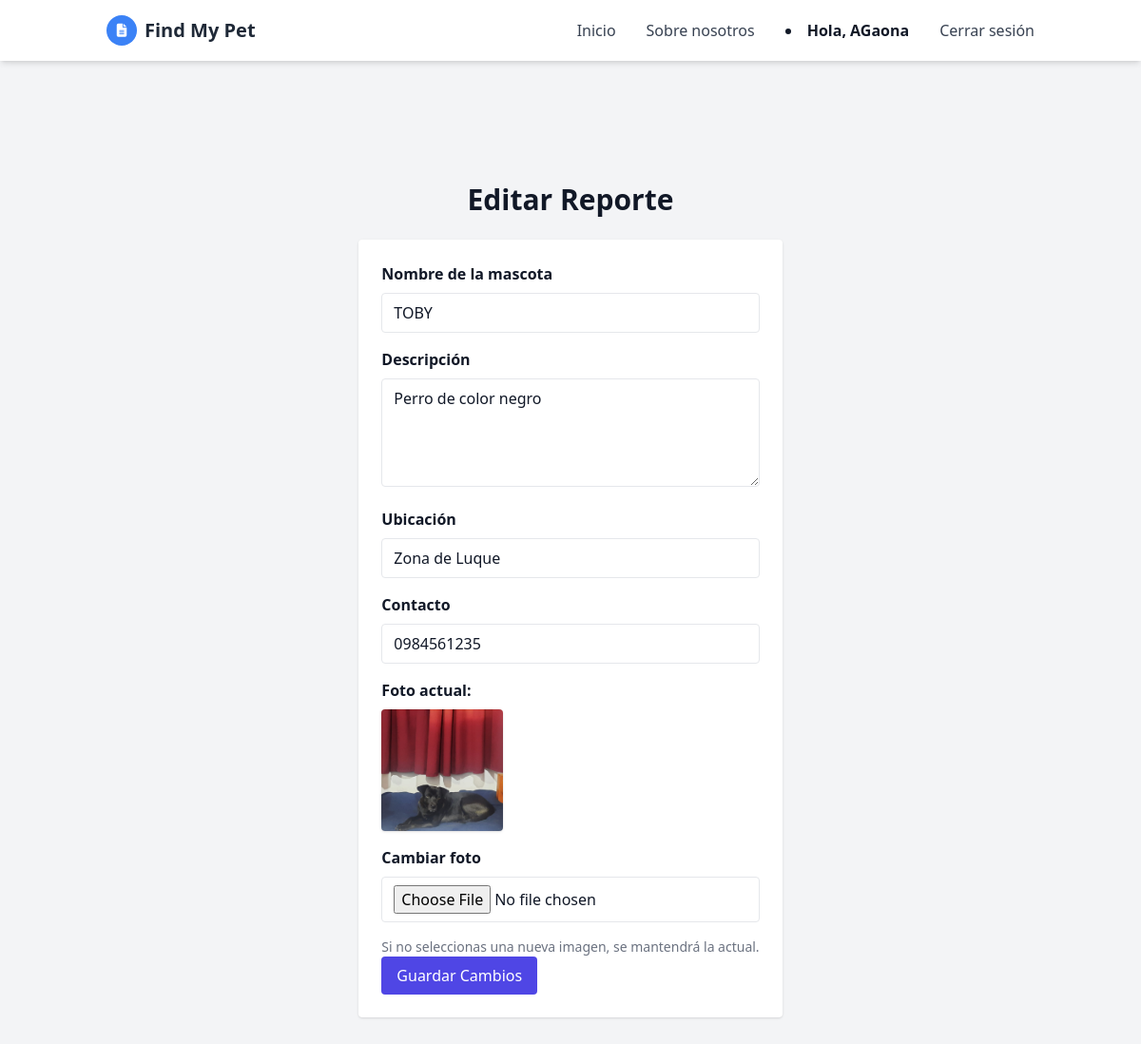
The page /editar/8 (signed in) on the database its author committed.
### app.py (models this page shows)
class Mascotas(db.Model):
    id = db.Column(db.Integer, primary_key=True)  # ID único
    nombre_animal = db.Column(db.String(100), nullable=False)  # Nombre de la mascota
    descripcion_animal = db.Column(db.Text, nullable=True)  # Descripción opcional
    ubicacion_animal = db.Column(db.Text, nullable=True)  # Ubicación donde se perdió
    contacto_animal = db.Column(db.String(20), nullable=True)  # Contacto del dueño
    foto_animal = db.Column(db.String(100), nullable=True)  # Nombre de archivo de la foto
    estado_animal = db.Column(db.String(20), default="pendiente")  # Estado: pendiente, aprobado, rechazado
    motivo_rechazo = db.Column(db.Text, nullable=True)  # Solo si fue rechazado
    aprobado = db.Column(db.Boolean, default=False)  # Flag de aprobación admin
    user_id = db.Column(db.Integer, db.ForeignKey('usuario.id'), nullable=False)  # Relación con usuario

### app.py (the view, shortened to what this page needs)
@app.route("/editar/<int:id>", methods=["GET", "POST"])
def editar_reporte(id):
    if not session.get("user_id"):
        return redirect(url_for("login"))
    reporte = Mascotas.query.get_or_404(id)
    if reporte.user_id != session["user_id"]:
        return "No autorizado", 403
    return render_template("editar_reporte.html", reporte=reporte)

### templates/editar_reporte.html (shortened to what this page needs)
<!DOCTYPE html>
<html lang="es">
<head>
    <script src="https://cdn.tailwindcss.com"></script>
    <script src="https://cdn.tailwindcss.com"></script>
    <link rel="stylesheet" href="https://cdnjs.cloudflare.com/ajax/libs/font-awesome/6.4.0/css/all.min.css">
</head>
<body class="bg-gray-50 text-gray-900 font-sans">
    <header class="bg-white shadow-md sticky top-0 z-50">
        <nav class="container mx-auto px-6 py-4">
            <div class="flex justify-between items-center">
                <body class="bg-gray-100">
                <div class="flex items-center space-x-2">
                    <div class="w-8 h-8 bg-primary rounded-full flex items-center justify-center">
                        <i class="fas fa-file-alt text-white text-sm"></i>
                    </div>
                    <span class="text-xl font-bold text-gray-800">Find My Pet</span>
                </div>
                <div class="hidden md:flex space-x-8">
                    <a href="{{ url_for('index') }}" class="text-gray-700 hover:text-primary transition-colors duration-300">Inicio</a>
                    <a href="{{ url_for('sobre_nosotros') }}" class="text-gray-700 hover:text-primary transition-colors duration-300">Sobre nosotros</a>
                    {% if session.get('usuario') %}
                        <li class="font-semibold">Hola, {{ session['usuario'] }}</li>
                        <a href="{{ url_for('logout') }}" class="text-gray-700 hover:text-primary transition-colors duration-300">Cerrar sesión</a>
                    {% else %}
                        <a href="{{ url_for('login') }}" class="text-gray-700 hover:text-primary transition-colors duration-300">Iniciar sesión</a>
                    {% endif %}
                </div>
            </div>
        </nav>
    </header>
    <div class="bg-gray-100 flex items-center justify-center min-h-screen">
        <div>
            <h1 class="text-3xl font-bold mb-6 text-center">Editar Reporte</h1>
            <form method="POST" class="max-w-lg bg-white p-6 rounded shadow" enctype="multipart/form-data">
                <label class="block mb-2 font-semibold" for="nombre">Nombre de la mascota</label>
                <input id="nombre" name="nombre" type="text" value="{{ reporte.nombre_animal }}" required
                    class="w-full border px-3 py-2 rounded mb-4" />
                <label class="block mb-2 font-semibold" for="descripcion">Descripción</label>
                <textarea id="descripcion" name="descripcion" rows="4" class="w-full border px-3 py-2 rounded mb-4">{{ reporte.descripcion_animal }}</textarea>
                <label class="block mb-2 font-semibold" for="ubicacion">Ubicación</label>
                <input id="ubicacion" name="ubicacion" type="text" value="{{ reporte.ubicacion_animal }}"
                    class="w-full border px-3 py-2 rounded mb-4" />
                <label class="block mb-2 font-semibold" for="contacto">Contacto</label>
                <input id="contacto" name="contacto" type="text" value="{{ reporte.contacto_animal }}"
                    class="w-full border px-3 py-2 rounded mb-4" />
                {% if reporte.foto_animal %}
                <div class="mb-4">
                    <p class="font-semibold mb-2">Foto actual:</p>
                    <img src="{{ url_for('static', filename='uploads/' + reporte.foto_animal) }}"
                        alt="Foto actual de {{ reporte.nombre_animal }}"
                        class="w-32 h-32 object-cover rounded shadow">
                </div>
                {% endif %}
                <label class="block mb-2 font-semibold" for="foto">Cambiar foto</label>
                <input id="foto" name="foto" type="file" accept="image/*"
                    class="w-full border px-3 py-2 rounded mb-4 bg-white" />
                <p class="text-sm text-gray-500">Si no seleccionas una nueva imagen, se mantendrá la actual.</p>
                <button type="submit" class="bg-indigo-600 text-white px-4 py-2 rounded hover:bg-indigo-700">Guardar Cambios</button>
            </form>
        </div>
    </div>
</body>
</html>

### rows shown on the page
Mascotas: nombre "TOBY", descripcion "Perro de color negro", ubicacion "Zona de Luque", contacto "0984561235", foto_animal (picture)

### other values the page prints
{{ session['usuario'] }} "AGaona"
